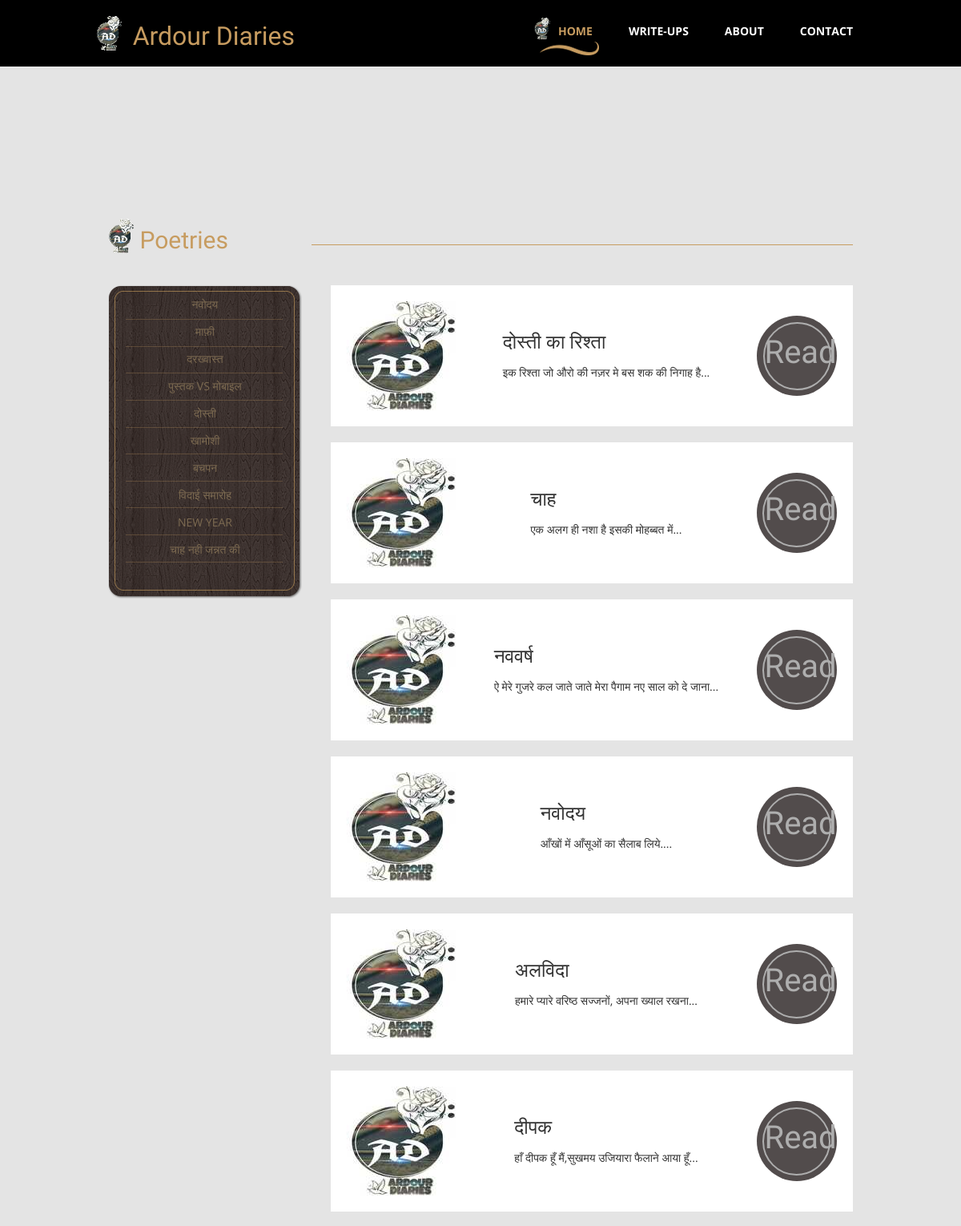
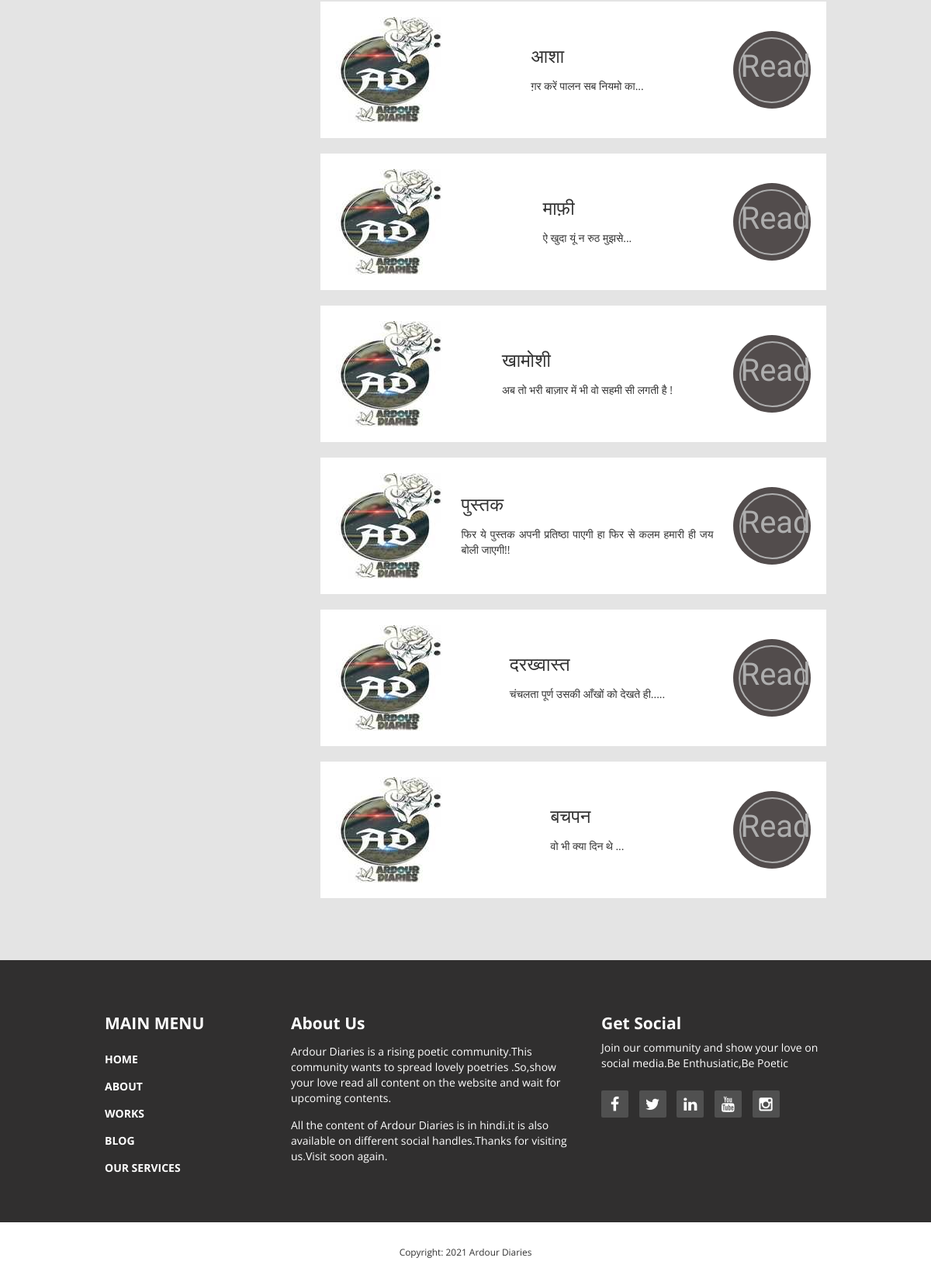
Page /poetries/ on the committed database (2 pictures, top to bottom).
### diaries/models.py (models this page shows, shortened)
class poems(models.Model):
    title = models.CharField(max_length=100, null=True)
    desc = models.TextField(max_length=500, null=True)
    content = models.TextField(max_length=5000, null=True)
    date_created = models.DateTimeField(auto_now_add=True, null=True)
    poems_image = models.ImageField(upload_to='poems',null=True, blank=True)
    insta_link = models.URLField(blank=True, null=True)
    fb_link = models.URLField(blank=True, null=True)
    class Meta:
        ordering = ["-date_created"]

### diaries/views.py (the view)
# urls.py: path('poetries/', views.poetries, name="poetries"),
def poetries(request):
    poem = poems.objects.all()
    return render(request, "poetries.html", {'poem': poem})

### templates/poetries.html
{% extends 'main.html' %}
{% block content %}
{% load static %}
    <div class="tm-main-section light-gray-bg">
      <div class="container" id="main">
        <section class="tm-section row">
          <div class="col-lg-12 tm-section-header-container margin-bottom-30">
            <h2 class="tm-section-header gold-text tm-handwriting-font"><img src="{% static 'img/logo.png' %}" alt="Logo" class="tm-site-logo"> Poetries</h2>
            <div class="tm-hr-container"><hr class="tm-hr"></div>
          </div>
          <div>
            <div class="col-lg-3 col-md-3">
              <div class="tm-position-relative margin-bottom-30">
                <nav class="tm-side-menu">
                  <ul>
                    <li><a href="/poetries/poeme/26">नवोदय</a></li>
                    <li><a href="/poetries/poeme/20">माफ़ी</a></li>
                    <li><a href="/poetries/poeme/17">दरख्वास्त</a></li>
                    <li><a href="/poetries/poeme/18">पुस्तक VS मोबाइल</a></li>
                    <li><a href="/poetries/poeme/30">दोस्ती</a></li>
                    <li><a href="/poetries/poeme/19">खामोशी</a></li>
                    <li><a href="/poetries/poeme/16">बचपन</a></li>
                    <li><a href="/poetries/poeme/25">विदाई समारोह</a></li>
                    <li><a href="/poetries/poeme/28">New Year</a></li>
                    <li><a href="/poetries/poeme/29"> चाह नही जन्नत की</a></li>
                  </ul>
                </nav>
                <img src="{% static 'img/vertical-menu-bg.png' %}" alt="Menu bg" class="tm-side-menu-bg">
              </div>
            </div>
            <div class="tm-menu-product-content col-lg-9 col-md-9">
            {% for i in poem %}
              <div class="tm-product">
                <img src="{% static 'img/logo1.jpeg' %}" alt="Poetries">
                <div class="tm-product-text">
                  <h3 class="tm-product-title">{{i.title}}</h3>
                  <p class="tm-product-description">{{i.desc}}</p>
                </div>
                <div class="tm-product-price">
                  <a href="/poetries/poeme/{{i.id}}" class="tm-product-price-link tm-handwriting-font">Read</a>
                </div>
              </div>
              {% endfor %}
            </div>
          </div>
        </section>
      </div>
    </div>
    {% endblock %}

### templates/main.html (shortened to what this page needs)
{% load static %}
<!DOCTYPE html>
<html lang="en">
<head>
  <link href="{% static 'css/bootstrap.min.css' %}" rel="stylesheet">
  <link href="{% static 'css/font-awesome.min.css' %}" rel="stylesheet">
  <link href="{% static 'css/templatemo-style.css' %}" rel="stylesheet">
  </head>
  <body>
      <div class="tm-top-header">
      <div class="container">
        <div class="row">
          <div class="tm-top-header-inner">
            <div class="tm-logo-container">
              <img src="{% static 'img/logo.png' %}" alt="Logo" class="tm-site-logo">
              <h1 class="tm-site-name tm-handwriting-font">Ardour Diaries</h1>
            </div>
            <nav class="tm-nav">
              <ul>
                <li ><a href="{% url 'index' %} " class="active"  >Home</a></li>
                <li><a href="{% url 'work' %}">Write-ups</a></li>
                <li><a href="{% url 'about' %}">About</a></li>
                <li><a href="{% url 'contact' %}">Contact</a></li>
              </ul>
            </nav>
          </div>
        </div>
      </div>
    </div>
    {% block content %}
    {% endblock %}
    <footer>
        <div class="tm-black-bg">
          <div class="container">
            <div class="row margin-bottom-60">
              <nav class="col-lg-3 col-md-3 tm-footer-nav tm-footer-div">
                <h3 class="tm-footer-div-title">Main Menu</h3>
                <ul>
                  <li><a href="{% url 'index' %}">Home</a></li>
                  <li><a href="{% url 'about' %}">About</a></li>
                  <li><a href="{% url 'work' %}">Works</a></li>
                  <li><a href="#">Blog</a></li>
                  <li><a href="#">Our Services</a></li>
                </ul>
              </nav>
              <div class="col-lg-5 col-md-5 tm-footer-div">
                <h3 class="tm-footer-div-title">About Us</h3>
                <p class="margin-top-15">Ardour Diaries is a rising poetic community.This community wants to spread lovely poetries .So,show your love read all content on the website and wait for upcoming contents. </p>
                <p class="margin-top-15">All the content of Ardour Diaries is in hindi.it is also available on different social handles.Thanks for visiting us.Visit soon again.</p>
              </div>
              <div class="col-lg-4 col-md-4 tm-footer-div">
                <h3 class="tm-footer-div-title">Get Social</h3>
                <p>Join our community and show your love on social media.Be Enthusiatic,Be Poetic</p>
                <div class="tm-social-icons-container">
                  <a href="https://www.facebook.com/Ardour-Diaries-102409011153944" class="tm-social-icon"><i class="fa fa-facebook"></i></a>
                  <a href="https://twitter.com/Durgesh66981372" class="tm-social-icon"><i class="fa fa-twitter"></i></a>
                  <a href="https://www.linkedin.com/in/durgesh-pal-2001/" class="tm-social-icon"><i class="fa fa-linkedin"></i></a>
                  <a href="#" class="tm-social-icon"><i class="fa fa-youtube"></i></a>
                  <a href="https://www.instagram.com/desi_syahi/" class="tm-social-icon"><i class="fa fa-instagram"></i></a>
                </div>
              </div>
            </div>
          </div>
        </div>
        <div>
          <div class="container">
            <div class="row tm-copyright">
             <p class="col-lg-12 small copyright-text text-center">Copyright: 2021 Ardour Diaries</p>
           </div>
         </div>
       </div>
     </footer>
   </body>
   </html>

### rows in the picture
poems: title "दोस्ती का रिश्ता", desc "इक रिश्ता जो औरो की नज़र मे बस शक की निगाह है..."
poems: title "चाह", desc "एक अलग ही नशा है इसकी मोहब्बत में..."
poems: title "नववर्ष", desc "ऐ मेरे गुजरे कल जाते जाते मेरा पैगाम नए साल को दे जाना..."
poems: title "नवोदय", desc "आँखों में आँसूओं का सैलाब लिये...."
poems: title "अलविदा", desc "हमारे प्यारे वरिष्ठ सज्जनों, अपना ख्याल रखना..."
poems: title "दीपक", desc "हाँ दीपक हूँ मैं,सुखमय उजियारा फैलाने आया हूँ..."
poems: title "आशा", desc "ग़र करें पालन सब नियमो का..."
poems: title "माफ़ी", desc "ऐ खुदा यूं न रुठ मुझसे..."
poems: title "खामोशी", desc "अब तो भरी बाज़ार में भी वो सहमी सी लगती है !"
poems: title "पुस्तक", desc "फिर ये पुस्तक अपनी प्रतिष्ठा पाएगी हा फिर से कलम हमारी ही जय बोली जाएगी!!"
poems: title "दरख्वास्त", desc "चंचलता पूर्ण उसकी आँखों को देखते ही....."
poems: title "बचपन", desc "वो भी क्या दिन थे ..."
